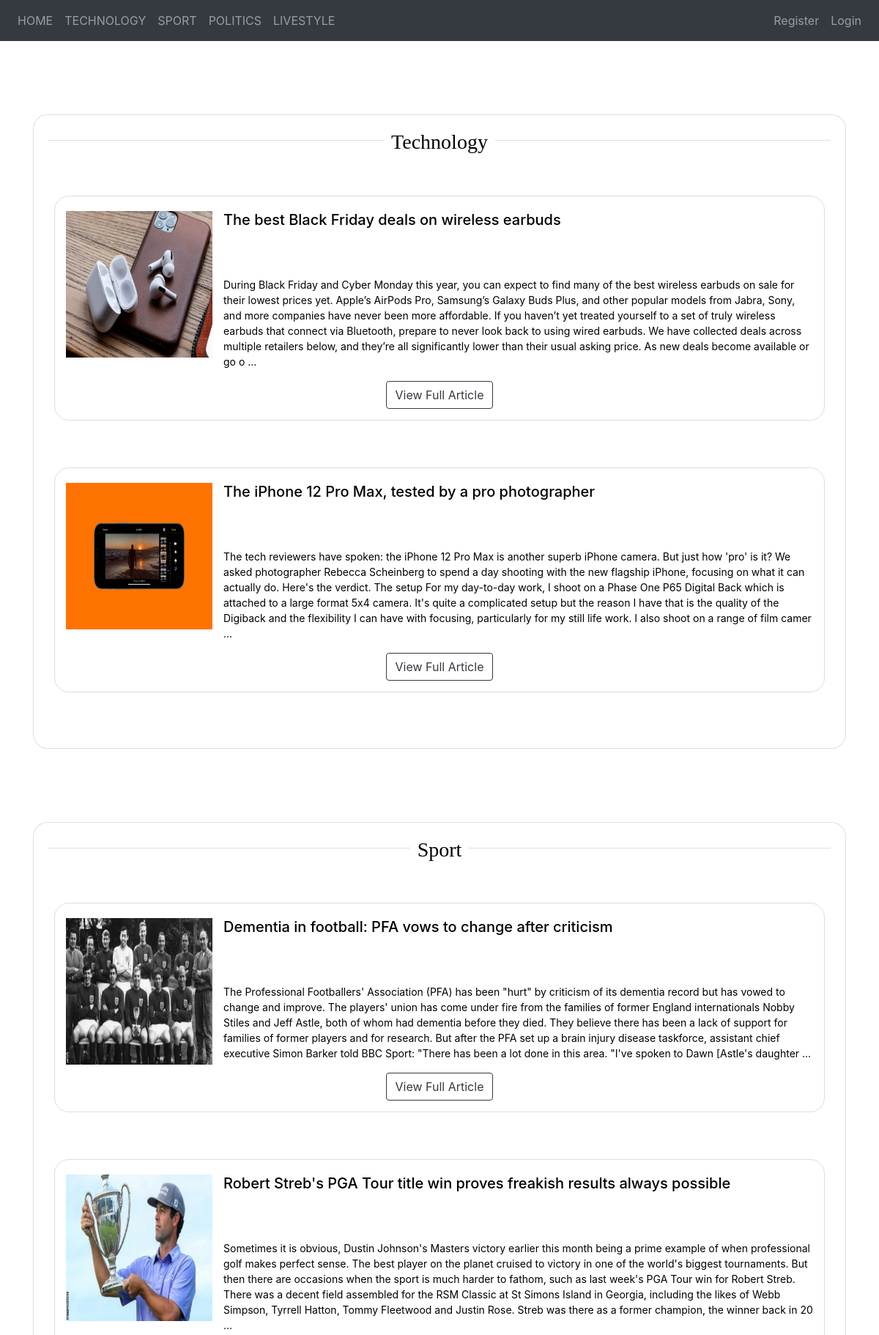
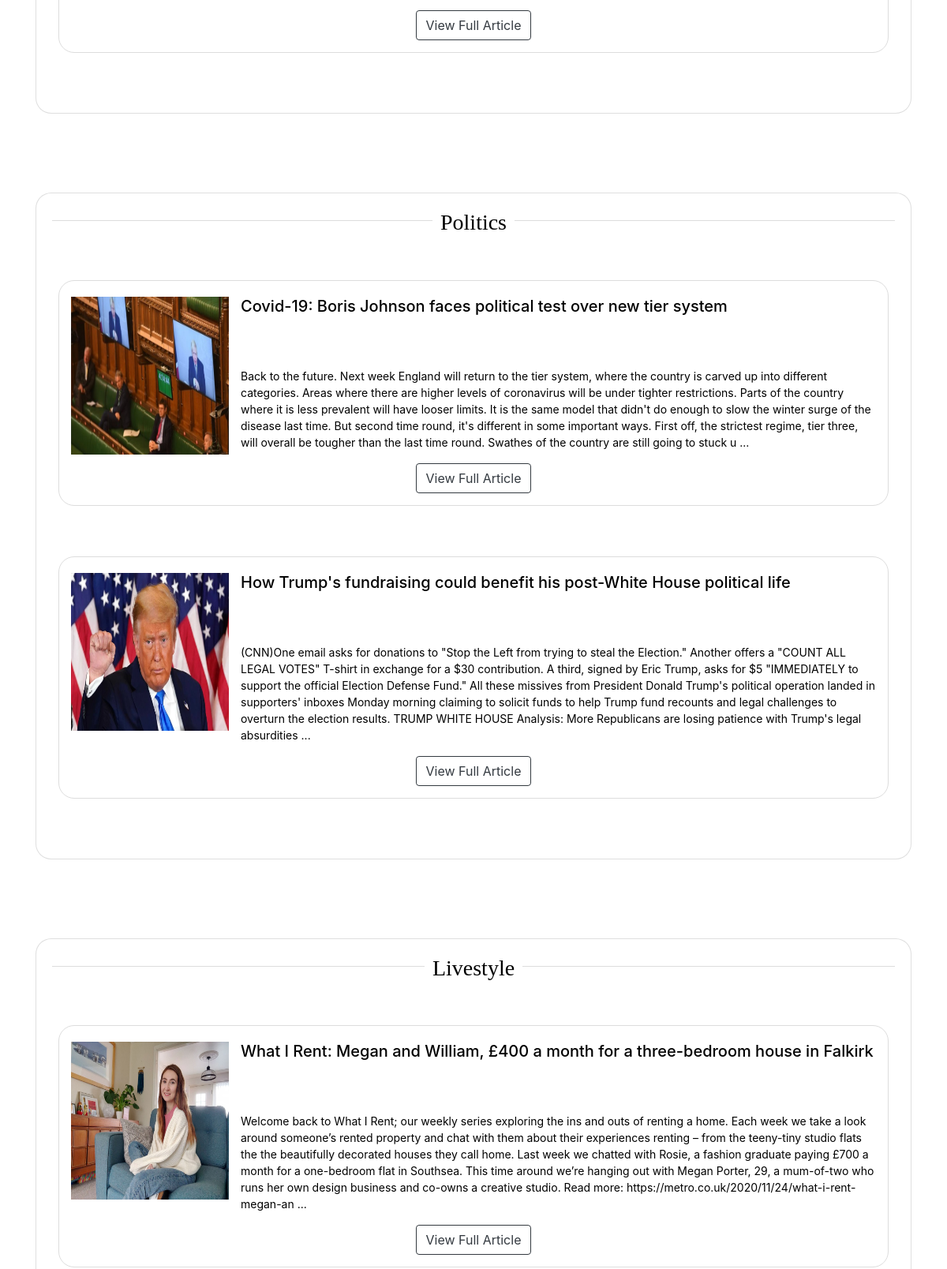
The page / (upper part) on the database its author committed (2 pictures, top to bottom).
### news/models.py (models this page shows, shortened)
class Category(models.Model):
    name = models.CharField(max_length=200)
    slug = models.SlugField()
    parent = models.ForeignKey('self', blank=True, null=True, related_name='children', on_delete=models.CASCADE)
    slug = models.SlugField(unique=True)
    class Meta:
        unique_together = ('slug', 'parent',)
        verbose_name_plural = "categories"
        ordering = ['-name']
    def get_news(self):
        return News.objects.filter(category=self)
    def __str__(self):
        full_path = [self.name]
        k = self.parent
        while k is not None:
            full_path.append(k.name)
            k = k.parent
        return ' -> '.join(full_path[::-1])

class News(models.Model):
    title = models.CharField(max_length=400)
    content = models.TextField(max_length=10000)
    date = models.DateField()
    category = models.ForeignKey('Category', null=True, blank=True,on_delete=models.DO_NOTHING )
    image = models.ImageField(null=True, blank=True, upload_to="gallery")
    likes = models.IntegerField(default=0)
    class Meta:
        ordering = ['-date']

### news/views.py (the view, shortened to what this page needs)
# urls.py: path('' ,home, name='news_home'),
def home(request):
    context = {}
    news = News.objects.all()
    if not request.user.is_authenticated:
        categories = Category.objects.all()
        for article in news:
            article.likes = article.users.all().count()
            article.save()
        context = {'news':news, 'categories':categories,'title': 'News'}
    return render(request, 'news/news.html', context)

### news/templates/news/news.html
{% extends 'news/base.html' %}
{% block content %}
{% if not categories%}
  <div class="card mt-5">
    <div class="card-body">
      <h2 class="text-center san  blink">You need to go into your account settings and add some categories in orther to
        see news articles!</h1>
    </div>
  </div>
{%else%}
  {% for category in categories%}
  <div class="card" style="margin-top: 100px !important;">
    <div class="card-body">
      <h3 class="text-center san">{{ category }}</h3>
      <div class="row mt-5 ">
        {% for news in category.get_news %}
        <div name="article" class=" d-flex p-2  panel-shadow mb-5">
          <div class="col-sm-12">
            <div class="panel panel-white post panel-shadow">
              <div class="post-heading">
                <div class="pull-left image">
                  <img style="height: 200px; width: 200px !important" src={{news.image.url}} alt="Card image cap"
                    class="img-circle avatar" alt="user profile image">
                </div>
                <div class="pull-left meta">
                  <div class="title h5">
                    <h5 class="card-text title">{{ news.title}}</h5>
                  </div>
                </div>
              </div>
              <div class="post-description">
                <p class="card-text">{{news.content | slice:"600" }} ...</p>
                <div class="text-center">
                  <a type="button" href="{% url 'article' pk=news.id %}" id="article-button"
                    class="btn btn-outline-dark stat-item" data-id={{ news.id }}>View Full Article</a>
                </div>
              </div>
            </div>
          </div>
        </div>
      {% endfor %}
    </div>
    </div>
  </div>
  {% endfor %}
{% endif %}
{% endblock %}

### news/templates/news/base.html (shortened to what this page needs)
<!doctype html>
{% load static %}
<html lang="en">
<head>
  <link rel="stylesheet" href="https://maxcdn.bootstrapcdn.com/bootstrap/4.0.0/css/bootstrap.min.css"
>
  <link rel="stylesheet" type="text/css" href="//netdna.bootstrapcdn.com/font-awesome/4.1.0/css/font-awesome.min.css">
  <link rel="stylesheet" href="{% static 'front/post.css' %}">
  <link rel="stylesheet" href="{% static 'front/forms.css' %}">
</head>
<body>
  {% include 'news/navbar.html' %}
    <div class='container'>
    {% block content %}
    {% endblock %}
  </div>
</body>
</html>

### news/templates/news/navbar.html (shortened to what this page needs)
 <nav class="navbar navbar-expand-lg navbar-dark navvv bg-dark mb-5">
    <div class="collapse navbar-collapse text-center" id="navbarTogglerDemo01">
      <ul class="navbar-nav mr-auto">
        <li class="nav-item">
          <a class="nav-link text-center" href="{% url 'news_home' %}">HOME</a>
      </li>
      {% for cat in categories%}
        <li class="nav-item">
          <a class="nav-link text-center" href="#">{{cat.name | upper }}</a>
        </li>
      {% endfor %}
      </ul>
      {% if request.user.is_authenticated %}
      <table class="navbar-nav">
        <tr>
          <td class="nav-item dropdown">
            <a class="nav-link p-0 pr-3 nav-link dropdown-toggle" data-toggle="dropdown" href="#">{{user.username  | capfirst}}</a>
            <div class="dropdown-menu" style="left: -100px !important;">
              <a href="{% url 'account' %}" class="dropdown-item">Account</a>
              <div class="dropdown-divider"></div>
              <a class="dropdown-item" href="{% url 'logout'  %}">Logout</a>
            </div>
          </td>
          <td>
            <img id="nav_profile_pic"src="{{user.profile_picture.url}}" alt="avatar image" height="29" width="35" style="border-radius: 100%;">
            </div>
          </td>
        </tr>
      </table>
      {% else %}
      <div class="navbar-nav">
        <a class="nav-link" href="{% url 'register'  %}">Register</a>
        <a class="nav-link" href="{% url 'login'  %}">Login</a>
      </div>
      {%endif%}
  </nav>

### staticfiles/front/post.css (style rules this page uses)
.card { background-color: white; color: black; border-radius: 20px; }
.panel-white { border: 1px solid #ddd; border-radius: 20px; background-color: white; color: black; }
.post .post-heading { height: 95px; padding: 20px 15px; }
.post .post-heading .avatar { width: 60px; height: 60px; display: block; margin-right: 15px; }
.post .post-heading .meta .title { margin-bottom: 0; }
.post .post-description { padding: 15px; }
.post .post-description p { font-size: 14px; }
.san { display: flex; flex-direction: row; justify-content: center; text-align: center; font-family: 'Cinzel Decorative', cursive; }
.san:before, .san:after { background: #ddd; content: '\a0'; flex-grow: 1; height: 1px; position: relative; top: 0.5em; }
.san:before { margin-right:10px; }
.san:after { margin-left:10px; }

### rows shown on the page
Category: name "TECHNOLOGY", name+parent "Technology"
Category: name "SPORT", name+parent "Sport"
Category: name "POLITICS", name+parent "Politics"
Category: name "LIVESTYLE", name+parent "Livestyle"
News: image (picture), title "The best Black Friday deals on wireless earbuds", content "During Black Friday and Cyber Monday this year, you can expect to find many of the best wireless earbuds on sale for their lowest prices yet. Apple’s AirPods Pro, Samsung’s Galaxy Buds Plus, and other popular models from Jabra, Sony, and more companies have never been more affordable. If you haven’t yet treated yourself to a set of truly wireless earbuds that connect via Bluetooth, prepare to never look back to using wired earbuds. We have collected deals across multiple retailers below, and they’re all significantly lower than their usual asking price. As new deals become available or go o"
News: image (picture), title "The iPhone 12 Pro Max, tested by a pro photographer", content "The tech reviewers have spoken: the iPhone 12 Pro Max is another superb iPhone camera. But just how 'pro' is it? We asked photographer Rebecca Scheinberg to spend a day shooting with the new flagship iPhone, focusing on what it can actually do. Here's the verdict. The setup For my day-to-day work, I shoot on a Phase One P65 Digital Back which is attached to a large format 5x4 camera. It's quite a complicated setup but the reason I have that is the quality of the Digiback and the flexibility I can have with focusing, particularly for my still life work. I also shoot on a range of film camer"
News: image (picture), title "Dementia in football: PFA vows to change after criticism", content "The Professional Footballers' Association (PFA) has been \"hurt\" by criticism of its dementia record but has vowed to change and improve. The players' union has come under fire from the families of former England internationals Nobby Stiles and Jeff Astle, both of whom had dementia before they died. They believe there has been a lack of support for families of former players and for research. But after the PFA set up a brain injury disease taskforce, assistant chief executive Simon Barker told BBC Sport: \"There has been a lot done in this area. \"I've spoken to Dawn [Astle's daughter"
News: image (picture), title "Robert Streb's PGA Tour title win proves freakish results always possible", content "Sometimes it is obvious, Dustin Johnson's Masters victory earlier this month being a prime example of when professional golf makes perfect sense. The best player on the planet cruised to victory in one of the world's biggest tournaments. But then there are occasions when the sport is much harder to fathom, such as last week's PGA Tour win for Robert Streb. There was a decent field assembled for the RSM Classic at St Simons Island in Georgia, including the likes of Webb Simpson, Tyrrell Hatton, Tommy Fleetwood and Justin Rose. Streb was there as a former champion, the winner back in 20"
News: image (picture), title "Covid-19: Boris Johnson faces political test over new tier system", content "Back to the future. Next week England will return to the tier system, where the country is carved up into different categories. Areas where there are higher levels of coronavirus will be under tighter restrictions. Parts of the country where it is less prevalent will have looser limits. It is the same model that didn't do enough to slow the winter surge of the disease last time. But second time round, it's different in some important ways. First off, the strictest regime, tier three, will overall be tougher than the last time round. Swathes of the country are still going to stuck u"
News: image (picture), title "How Trump's fundraising could benefit his post-White House political life", content "(CNN)One email asks for donations to \"Stop the Left from trying to steal the Election.\" Another offers a \"COUNT ALL LEGAL VOTES\" T-shirt in exchange for a $30 contribution. A third, signed by Eric Trump, asks for $5 \"IMMEDIATELY to support the official Election Defense Fund.\" All these missives from President Donald Trump's political operation landed in supporters' inboxes Monday morning claiming to solicit funds to help Trump fund recounts and legal challenges to overturn the election results. TRUMP WHITE HOUSE Analysis: More Republicans are losing patience with Trump's legal absurdities"
News: image (picture), title "What I Rent: Megan and William, £400 a month for a three-bedroom house in Falkirk", content "Welcome back to What I Rent; our weekly series exploring the ins and outs of renting a home. Each week we take a look around someone’s rented property and chat with them about their experiences renting – from the teeny-tiny studio flats the the beautifully decorated houses they call home. Last week we chatted with Rosie, a fashion graduate paying £700 a month for a one-bedroom flat in Southsea. This time around we’re hanging out with Megan Porter, 29, a mum-of-two who runs her own design business and co-owns a creative studio. Read more: https://metro.co.uk/2020/11/24/what-i-rent-megan-an"
